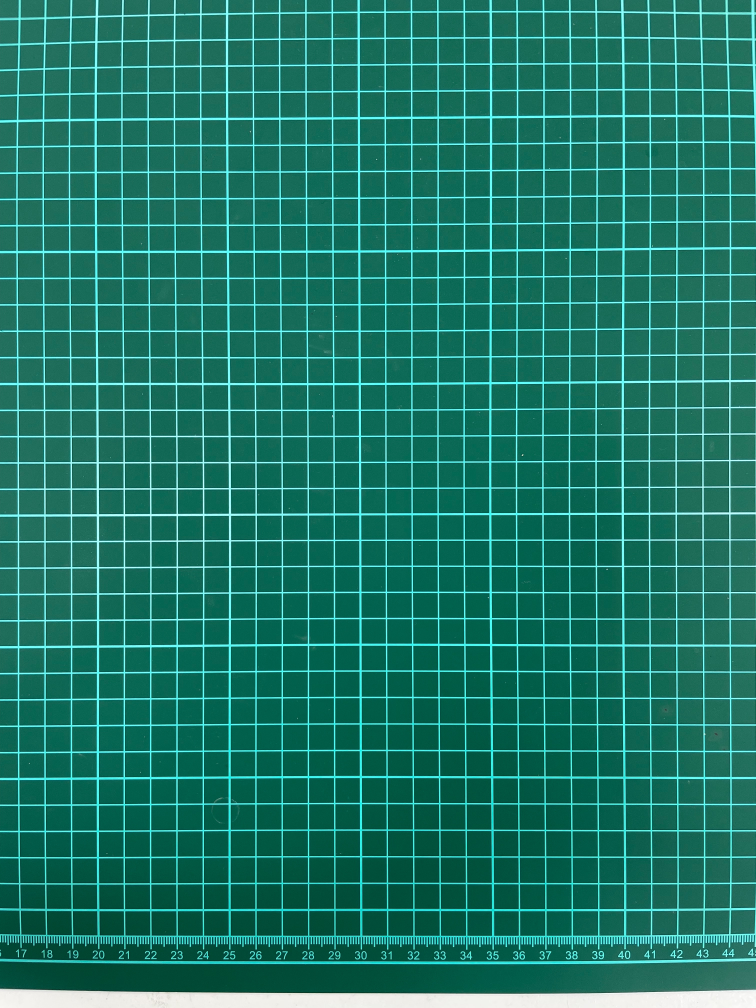
#> input picture 30cm.jpg, 3024 x 4032 px (shown at 1/4 size)
$ python PixelToArea2.0.py
#> lines starting #> are read from the running program, lines starting #| are printed output that depends on the picture; after the words box and inside, x2 and y2 are one past the last pixel; in counts of white or black regions, pixels touching at a corner belong together
import cv2
import numpy as np
from findPoints import draw

filename='30cm.jpg'
img=cv2.imread(filename)
#> img is the input picture: shape (4032, 3024, 3); mean B, G, R 103.7, 120.2, 29.8

#convert to gray,canny to find edge
gray=cv2.cvtColor(img,cv2.COLOR_BGR2GRAY)
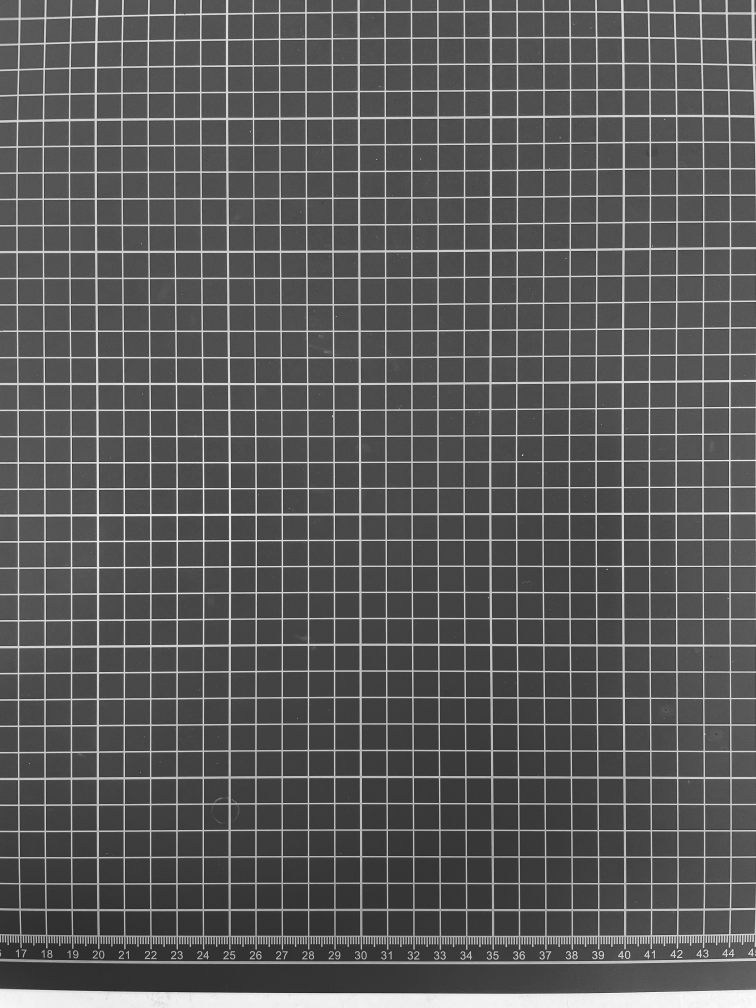
#> gray: shape (4032, 3024) (shown at 1/4 size); min 11, max 255, mean 91.2
edges=cv2.Canny(gray,100,200)
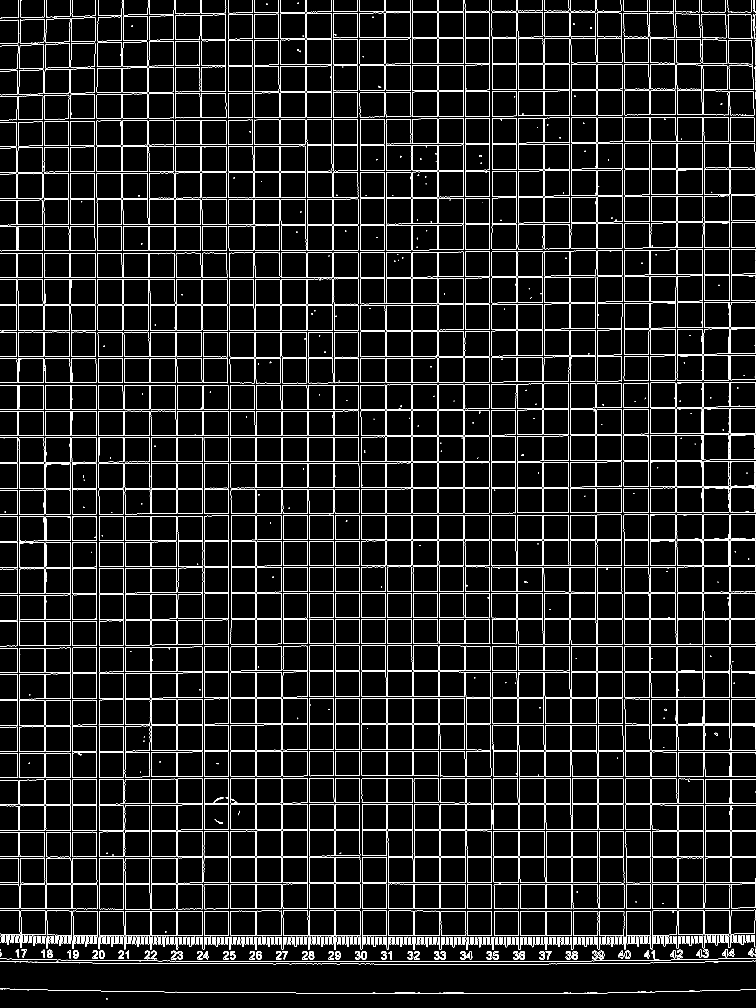
#> edges: shape (4032, 3024) (shown at 1/4 size); 3.7% white in thin lines or dots
#draw('canny edge',edges)

#HoughlineP
lines=cv2.HoughLinesP(edges,rho=1,theta=np.pi/180,threshold=70,
                      minLineLength=10,maxLineGap=200)
#> lines = 1481 rows, first 6: [387, 3963, 387, 1980], [1236, 3972, 1236, 48], [177, 3635, 2641, 3635], [1755, 2260, 1755, 44], [78, 3644, 3020, 3644], [1650, 1948, 1650, 44]
for line in lines:
    x1,y1,x2,y2=line[0]
    cv2.line(img,(x1,y1),(x2,y2),(0,0,255),8)
#> this loop made 1481 passes
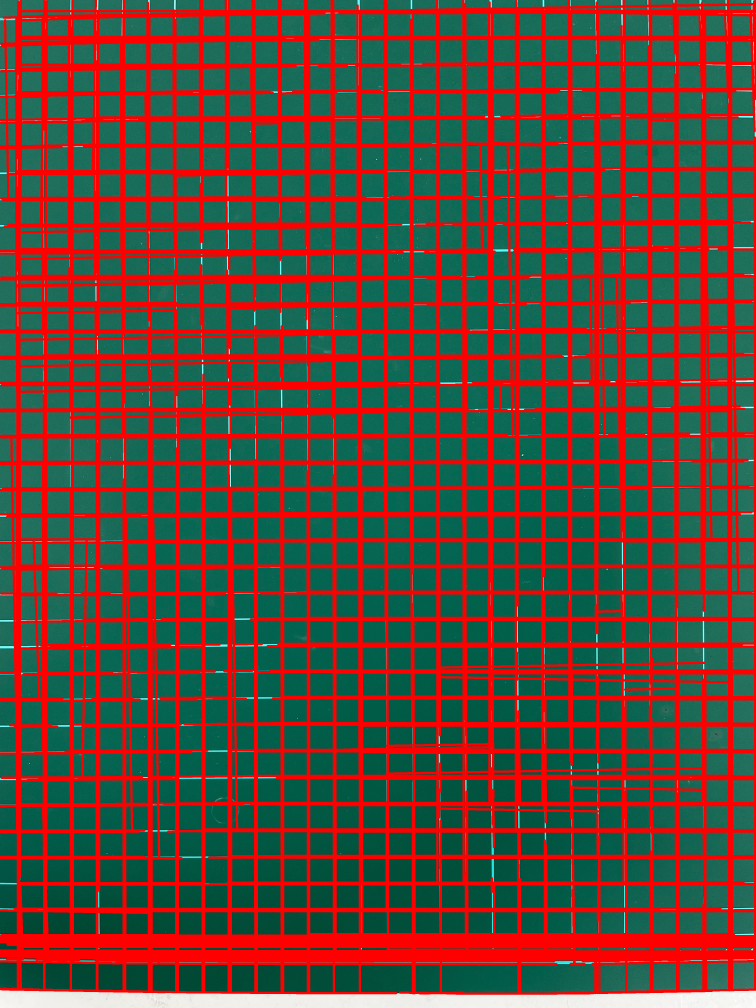
#> img: shape (4032, 3024, 3) (shown at 1/4 size); mean B, G, R 58.4, 71, 98.1
#draw('HoughlineP',img)


#將圖像縮小至原來的 20% 大小
original_height, original_width, original_channels = img.shape
#> original_height = 4032; original_width = 3024; original_channels = 3
new_width = int(original_width * 0.2)
#> new_width = 604
new_height = int(original_height * 0.2)
#> new_height = 806
small_img = cv2.resize(img, (new_width, new_height),
                        interpolation=cv2.INTER_AREA)
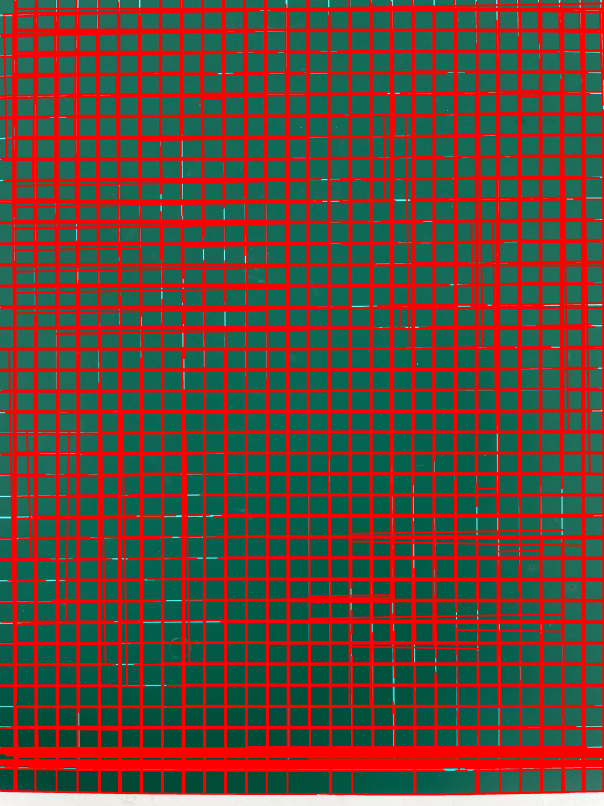
#> small_img: shape (806, 604, 3); mean B, G, R 58.4, 71, 98.1
height,width, channels = small_img.shape
#> height = 806; width = 604; channels = 3
#draw('small_img',small_img)

# 創建黑色遮罩
mask = np.zeros(small_img.shape[:2], dtype=np.uint8)

# 定義矩形的左上角和右下角
top_left = (246, 307)
bottom_right = (350, 495)

# 在遮罩中間挖洞
cv2.rectangle(mask, top_left, bottom_right, 255, -1)
#> mask: shape (806, 604); 4.1% white; 1 white region, box (x1, y1, x2, y2) and area: (246, 307, 351, 496) 19845

# 將遮罩應用在small_img上
masked_img = cv2.bitwise_and(small_img, small_img, mask=mask)
draw('small_img_mask',masked_img)
#> (this line was passed over: findPoints is not available in this run)

#黑色和红色的BGR颜色
lower_black = np.array([0, 0, 0], dtype=np.uint8)
upper_black = np.array([30, 30, 30], dtype=np.uint8)
lower_red = np.array([0, 0, 160], dtype=np.uint8)
upper_red = np.array([80, 80, 255], dtype=np.uint8)

mask_black = cv2.inRange(masked_img, lower_black, upper_black)
mask_red = cv2.inRange(masked_img, lower_red, upper_red)
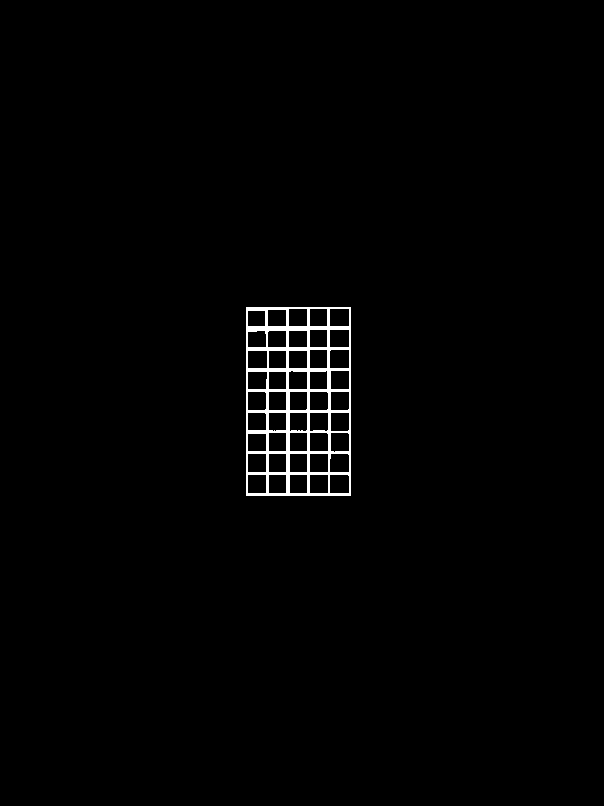
#> mask_red: shape (806, 604); 1.2% white; 1 white region, box (x1, y1, x2, y2) and area: (246, 307, 351, 496) 5967

#非黑非紅變白色
final_mask = cv2.bitwise_or(mask_black, mask_red)
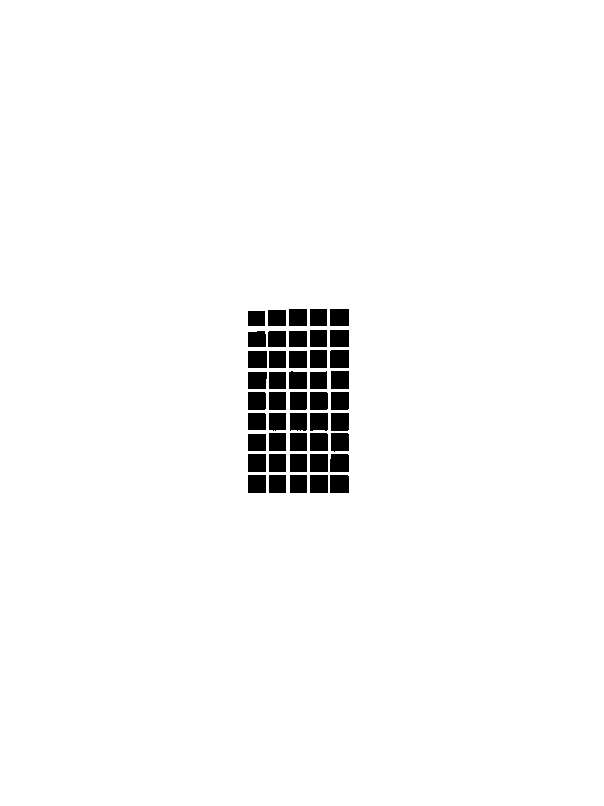
#> final_mask: shape (806, 604); 97.1% white; 45 black regions, largest, box (x1, y1, x2, y2) and area: (330, 350, 349, 368) 341, (330, 475, 349, 493) 341, (330, 454, 349, 472) 336
result_img = masked_img.copy()
result_img[final_mask != 255] = [255, 255, 255]
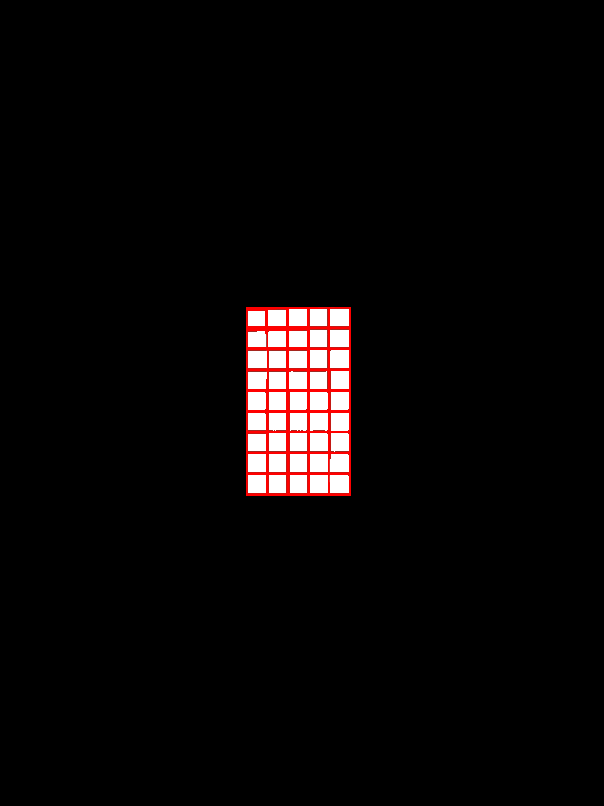
#> result_img: shape (806, 604, 3); mean B, G, R 7.3, 7.3, 10.2

#算白色像素
white_pixel_count = np.sum(np.all(result_img == [255, 255, 255], axis=-1))
#> white_pixel_count = 13878

draw('result_img', result_img)
#> (this line was passed over: findPoints is not available in this run)
print(f'白色像素：{white_pixel_count}')
#| 白色像素：13878
